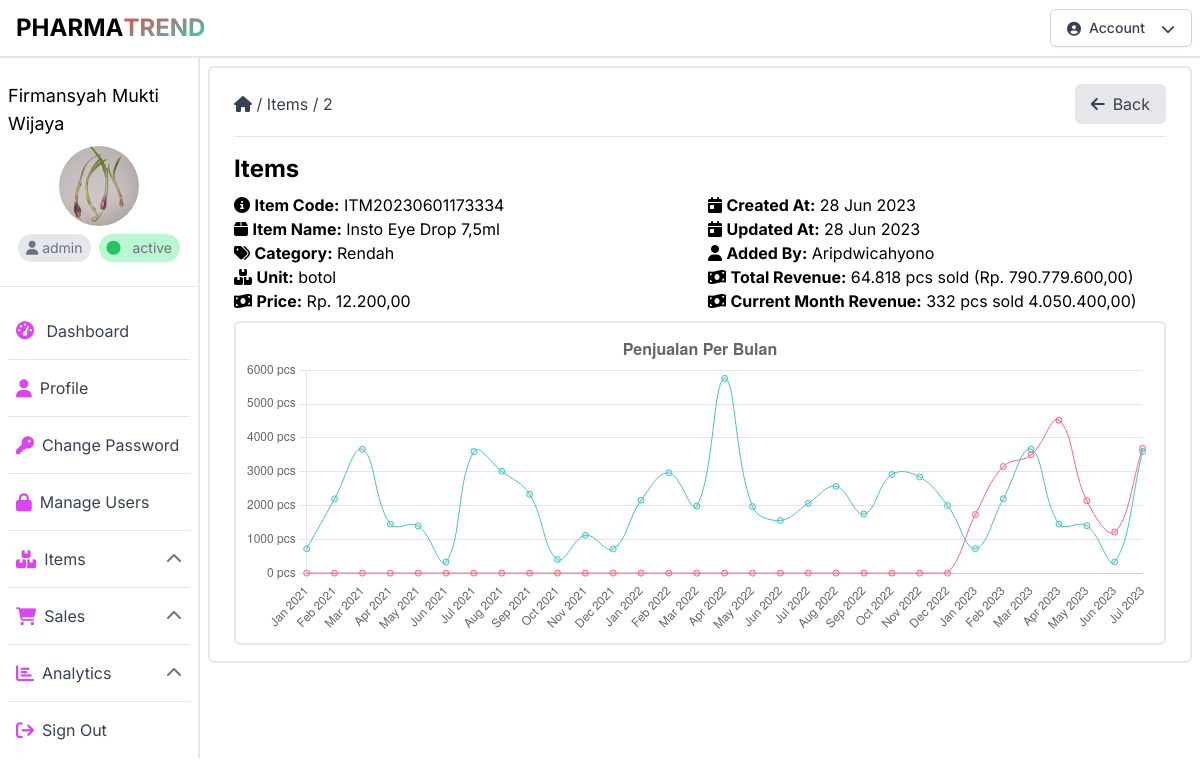
Page /detail_analytics_per_item.php?id=2 (signed in) on the earlier database version.
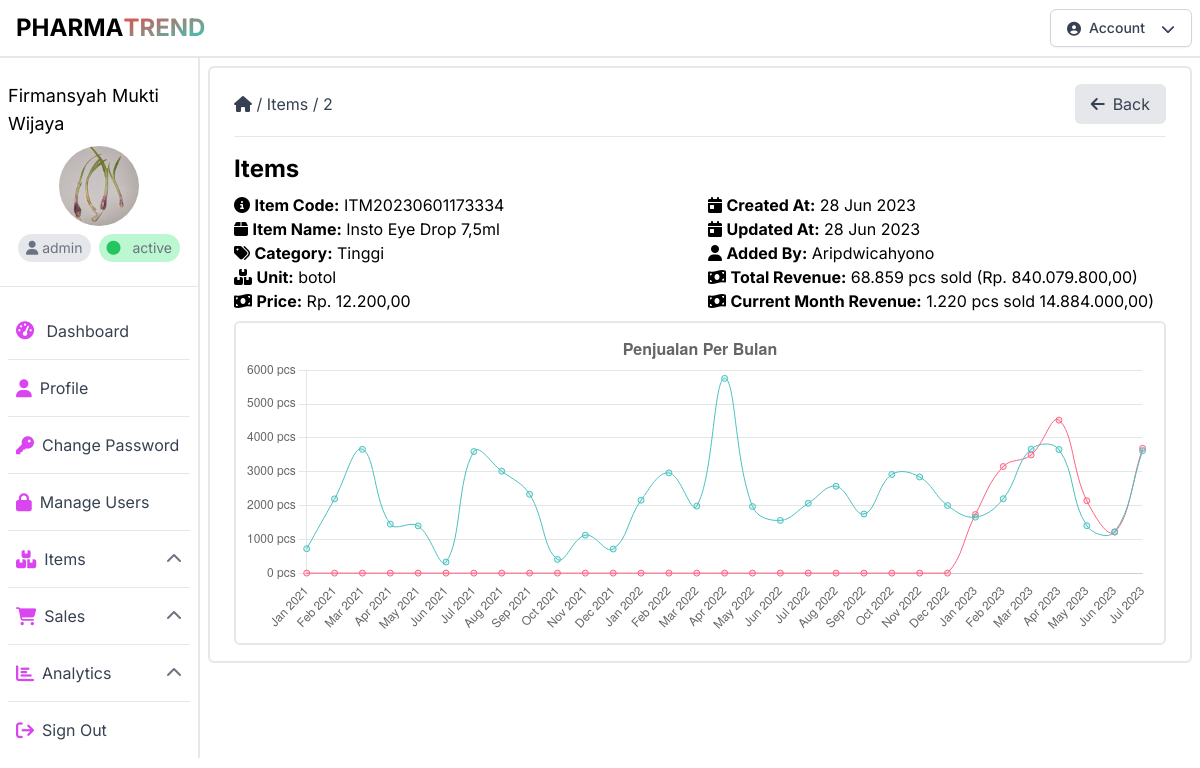
Same page on the later database version.
### tables this page shows
CREATE TABLE `items` (
  `id` int(11) NOT NULL,
  `code` varchar(32) NOT NULL,
  `name` varchar(128) NOT NULL,
  `price` varchar(256) NOT NULL,
  `unit` varchar(32) NOT NULL,
  `stock` varchar(256) NOT NULL,
  `created_at` datetime NOT NULL,
  `updated_at` datetime NOT NULL,
  `id_user` int(11) NOT NULL
);

CREATE TABLE `clustering` (
  `id` int(11) NOT NULL,
  `cluster` int(11) NOT NULL,
  `cluster_sold` int(11) NOT NULL,
  `cluster_price` int(11) NOT NULL,
  `cluster_sold_per_1000` float NOT NULL,
  `cluster_price_per_1000` float NOT NULL,
  `lowest` float NOT NULL,
  `middle` float NOT NULL,
  `highest` float NOT NULL,
  `category` varchar(32) NOT NULL
);

### public/detail_analytics_per_item.php (the view, shortened to what the changed rows need)
<?php
require_once("config.php");
$itemQuery = "SELECT i.id, i.code, i.name, i.unit, i.price, i.stock, i.created_at, i.updated_at, i.id_user, c.id AS cluster_id, c.cluster, c.cluster_sold, c.cluster_price, c.cluster_sold_per_1000, c.cluster_price_per_1000, c.lowest, c.middle, c.highest, c.category
FROM items AS i
JOIN sales_cluster AS sc ON i.id = sc.id_item
JOIN clustering AS c ON sc.nearest_cluster = c.id
WHERE i.id = {$_GET['id']}";
$itemResult = mysqli_query($conn, $itemQuery);
$item = mysqli_fetch_assoc($itemResult);
$totalRevenueQuery = "SELECT SUM(sold) AS total_revenue FROM sales WHERE id_item = {$_GET['id']}";
$totalRevenueResult = mysqli_query($conn, $totalRevenueQuery);
$totalRevenueRow = mysqli_fetch_assoc($totalRevenueResult);
$totalRevenue = $totalRevenueRow['total_revenue'];
$currentMonth = date('m');
$currentYear = date('Y');
$currentMonthRevenueQuery = "SELECT SUM(sold) AS current_month_revenue FROM sales WHERE id_item = {$_GET['id']} AND month = $currentMonth AND year = $currentYear";
$currentMonthRevenueResult = mysqli_query($conn, $currentMonthRevenueQuery);
$currentMonthRevenueRow = mysqli_fetch_assoc($currentMonthRevenueResult);
$currentMonthRevenue = $currentMonthRevenueRow['current_month_revenue'];
?>
<!DOCTYPE html>
<html lang="id">
<head>
    <link rel="stylesheet" href="css/output.css">
    <link rel="stylesheet" href="https://cdnjs.cloudflare.com/ajax/libs/font-awesome/6.4.0/css/all.min.css"
 />
</head>
<body class="font-inter">
    <div class="container-fluid mx-auto h-auto">
        <div class="flex">
            <?php
            include("components/sidebar.php");
            ?>
            <div class="w-10/12 h-[calc(100vh-3.5rem)] p-2">
                <div class="w-full h-auto border-2 border-gray-200 rounded-md py-4 px-6">
                    <div class="flex flex-col gap-4 mt-4">
                        <div class="flex flex-col gap-2">
                            <div class="flex flex-row items-center justify-between">
                                <div class="flex flex-row items-center gap-2">
                                    <h1 class="text-2xl font-bold">Items</h1>
                                </div>
                            </div>
                            <div class="flex-1 flex flex-row gap-4">
                                <div class="flex-1 flex-col gap-2">
                                    <div>
                                        <i class="fas fa-info-circle"></i>
                                        <span class="font-bold">Item Code:</span>
                                        <span><?php echo $item['code']; ?></span>
                                    </div>
                                    <div>
                                        <i class="fas fa-box"></i>
                                        <span class="font-bold">Item Name:</span>
                                        <span><?php echo $item['name']; ?></span>
                                    </div>
                                    <div>
                                        <i class="fas fa-tags"></i>
                                        <span class="font-bold">Category:</span>
                                        <span><?php echo $item['category']; ?></span>
                                    </div>
                                    <div>
                                        <i class="fas fa-boxes"></i>
                                        <span class="font-bold">Unit:</span>
                                        <span><?php echo $item['unit']; ?></span>
                                    </div>
                                    <div>
                                        <i class="fas fa-money-bill-wave"></i>
                                        <span class="font-bold">Price:</span>
                                        <span>Rp. <?php echo number_format($item['price'], 2, ',', '.'); ?></span>
                                    </div>
                                </div>
                                <div class="flex-1 flex-col gap-2">
                                    <div>
                                        <i class="fas fa-calendar-day"></i>
                                        <span class="font-bold">Created At:</span>
                                        <span><?php echo date('d M Y', strtotime($item['created_at'])); ?></span>
                                    </div>
                                    <div>
                                        <i class="fas fa-calendar-day"></i>
                                        <span class="font-bold">Updated At:</span>
                                        <span><?php echo date('d M Y', strtotime($item['updated_at'])); ?></span>
                                    </div>
                                    <div>
                                        <i class="fas fa-money-bill-wave"></i>
                                        <span class="font-bold">Total Revenue:</span>
                                        <span><?php echo number_format($totalRevenue, 0, ',', '.'); ?> pcs sold (Rp.
                                            <?php echo number_format($totalRevenue * $item['price'], 2, ',', '.'); ?>)
                                        </span>
                                    </div>
                                    <div>
                                        <i class="fas fa-money-bill-wave"></i>
                                        <span class="font-bold">Current Month Revenue:</span>
                                        <span><?php echo number_format($currentMonthRevenue, 0, ',', '.'); ?> pcs sold
                                            <?php echo number_format($currentMonthRevenue * $item['price'], 2, ',', '.'); ?>)
                                        </span>
                                    </div>
                                </div>
                            </div>
                            <div class="w-full h-auto border-2 border-gray-200 rounded-md py-2 px-2">
                                <canvas id="salesChart" height="100px"></canvas>
                            </div>
                        </div>
                    </div>
                </div>
            </div>
        </div>
</body>
</html>

Differences in the rows shown:
changed through a linked row, items "ITM20230601173334": clustering.category "Rendah" → "Tinggi"
Other differences:
$totalRevenue: "64.818" → "68.859"
$totalRevenue * $item['price']: "790.779.600,00" → "840.079.800,00"
$currentMonthRevenue: "332" → "1.220"
$currentMonthRevenue * $item['price']: "4.050.400,00" → "14.884.000,00"
chart data {{ $valuesJSON }}: ["720","2194","3661","1448","1396","327","3594","3013","2331","404","1122","712","2155","2964","1981","5759","1968","1558","2064","2567","1748","2916","2843","1998","725","2199","3666","1453","1401","332","3599"] → ["720","2194","3661","1448","1396","327","3594","3013","2331","404","1122","712","2155","2964","1981","5759","1968","1558","2064","2567","1748","2916","2843","1998","1655","2199","3666","3655","1401","1220","3620"]
